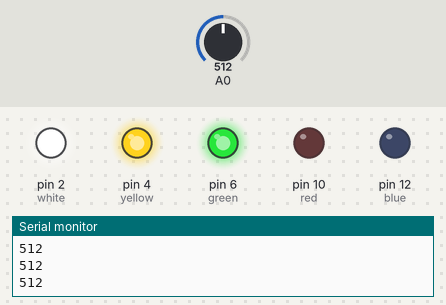
Simulated run of this sketch. Board: Arduino Uno, built with avr-gcc and run on an emulated ATmega328P. Shown: output pins drawn as LEDs (lit = HIGH), the last lines printed to the serial monitor. Inputs (shaded band) come from the test bench; at power-on: A0 = 512.

Above: at 1.2 s.
1.3 s: A0 set to 610
At 1.7 s:
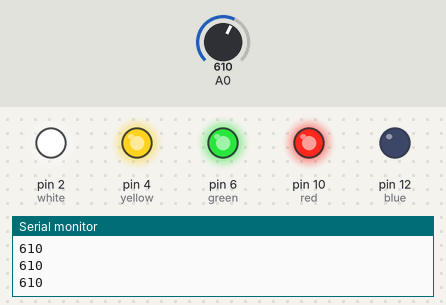
2.8 s: A0 set to 781
4.3 s: A0 set to 811
At 5.5 s:
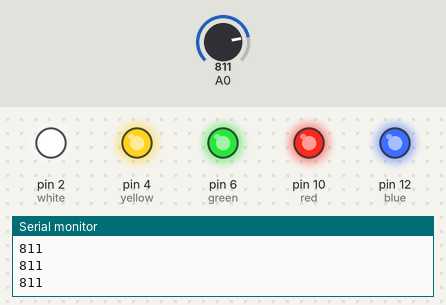
5.8 s: A0 set to 390
At 6.9 s:
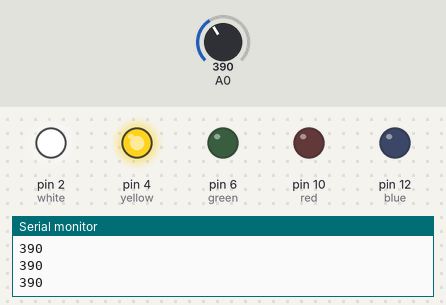
7.3 s: A0 set to 190
At 8.2 s:
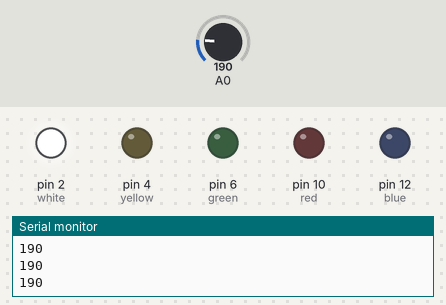
8.8 s: A0 set to 210
At 9.5 s:
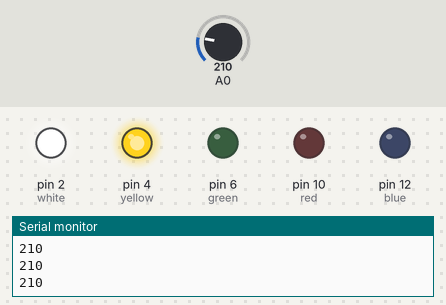
Timing chart, 0 to 11.3 s (numbered marks = the images above; inputs shaded):
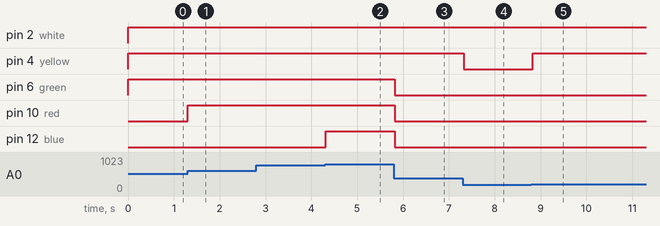

Measured:
- the behaviour switches between 799 and 800 on A0 (found by bisection; images 1 and 2)
- after the input at 1.3 s, pin 10 (red): LOW → HIGH at once
- after the input at 4.3 s, pin 12 (blue): LOW → HIGH at once
- after the input at 5.8 s, pin 6 (green), pin 10 (red), pin 12 (blue): HIGH → LOW at once
- after the input at 7.3 s, pin 4 (yellow): HIGH → LOW at once
- after the input at 8.8 s, pin 4 (yellow): LOW → HIGH at once

The sketch:

muscleSensor.ino
```cpp
// Jacob Decker
// ECE387 - Midterm - Muscle Sensor

/*
 * Reads in the analog input from the muscle sensor and lights up corresponding LEDs according to the values.
 */

int blue = 12;
int red = 10;
int green = 6;
int yellow = 4;
int white = 2;

void setup() {
  pinMode(blue, OUTPUT);
  pinMode(red, OUTPUT);
  pinMode(green, OUTPUT);
  pinMode(yellow, OUTPUT);
  pinMode(white, OUTPUT);
  Serial.begin(9600);
}

void loop() {
  digitalWrite(white, LOW);
  digitalWrite(yellow, LOW);
  digitalWrite(green, LOW);
  digitalWrite(red, LOW);
  digitalWrite(blue, LOW);
  int muscleVal = analogRead(A0);
  Serial.println(muscleVal);

  if (muscleVal < 200) {
    digitalWrite(white, HIGH);
  } else if (muscleVal > 200 && muscleVal < 400) {
    digitalWrite(white, HIGH);
    digitalWrite(yellow, HIGH);
  } else if (muscleVal > 400 && muscleVal < 600) {
    digitalWrite(white, HIGH);
    digitalWrite(yellow, HIGH);
    digitalWrite(green, HIGH);
  } else if (muscleVal > 600 && muscleVal < 800) {
    digitalWrite(white, HIGH);
    digitalWrite(yellow, HIGH);
    digitalWrite(green, HIGH);
    digitalWrite(red, HIGH);
  } else {
    digitalWrite(white, HIGH);
    digitalWrite(yellow, HIGH);
    digitalWrite(green, HIGH);
    digitalWrite(red, HIGH);
    digitalWrite(blue, HIGH);
  }
  delay(100);
}
```
